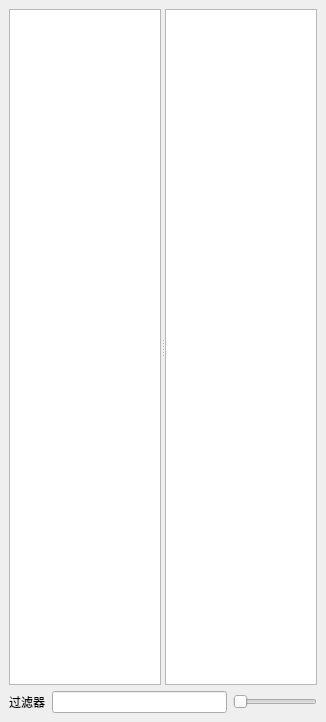
<?xml version="1.0" encoding="UTF-8"?>
<ui version="4.0">
 <class>WindowProject</class>
 <widget class="QMainWindow" name="WindowProject">
  <property name="geometry">
   <rect>
    <x>0</x>
    <y>0</y>
    <width>326</width>
    <height>722</height>
   </rect>
  </property>
  <property name="sizePolicy">
   <sizepolicy hsizetype="Preferred" vsizetype="Preferred">
    <horstretch>0</horstretch>
    <verstretch>0</verstretch>
   </sizepolicy>
  </property>
  <property name="windowTitle">
   <string>MainWindow</string>
  </property>
  <widget class="QWidget" name="centralwidget">
   <layout class="QGridLayout" name="gridLayout">
    <item row="0" column="0" colspan="2">
     <widget class="QSplitter" name="splitter">
      <property name="orientation">
       <enum>Qt::Horizontal</enum>
      </property>
      <widget class="QTreeView" name="treeView"/>
      <widget class="QListView" name="listView"/>
     </widget>
    </item>
    <item row="1" column="0">
     <layout class="QHBoxLayout" name="horizontalLayout">
      <item>
       <widget class="QLabel" name="label">
        <property name="sizePolicy">
         <sizepolicy hsizetype="Preferred" vsizetype="Fixed">
          <horstretch>0</horstretch>
          <verstretch>0</verstretch>
         </sizepolicy>
        </property>
        <property name="text">
         <string>过滤器</string>
        </property>
       </widget>
      </item>
      <item>
       <widget class="QLineEdit" name="lineEdit"/>
      </item>
     </layout>
    </item>
    <item row="1" column="1">
     <widget class="QSlider" name="horizontalSlider">
      <property name="sizePolicy">
       <sizepolicy hsizetype="Fixed" vsizetype="Fixed">
        <horstretch>0</horstretch>
        <verstretch>0</verstretch>
       </sizepolicy>
      </property>
      <property name="maximumSize">
       <size>
        <width>400</width>
        <height>16777215</height>
       </size>
      </property>
      <property name="orientation">
       <enum>Qt::Horizontal</enum>
      </property>
     </widget>
    </item>
   </layout>
  </widget>
 </widget>
 <resources/>
 <connections/>
</ui>
